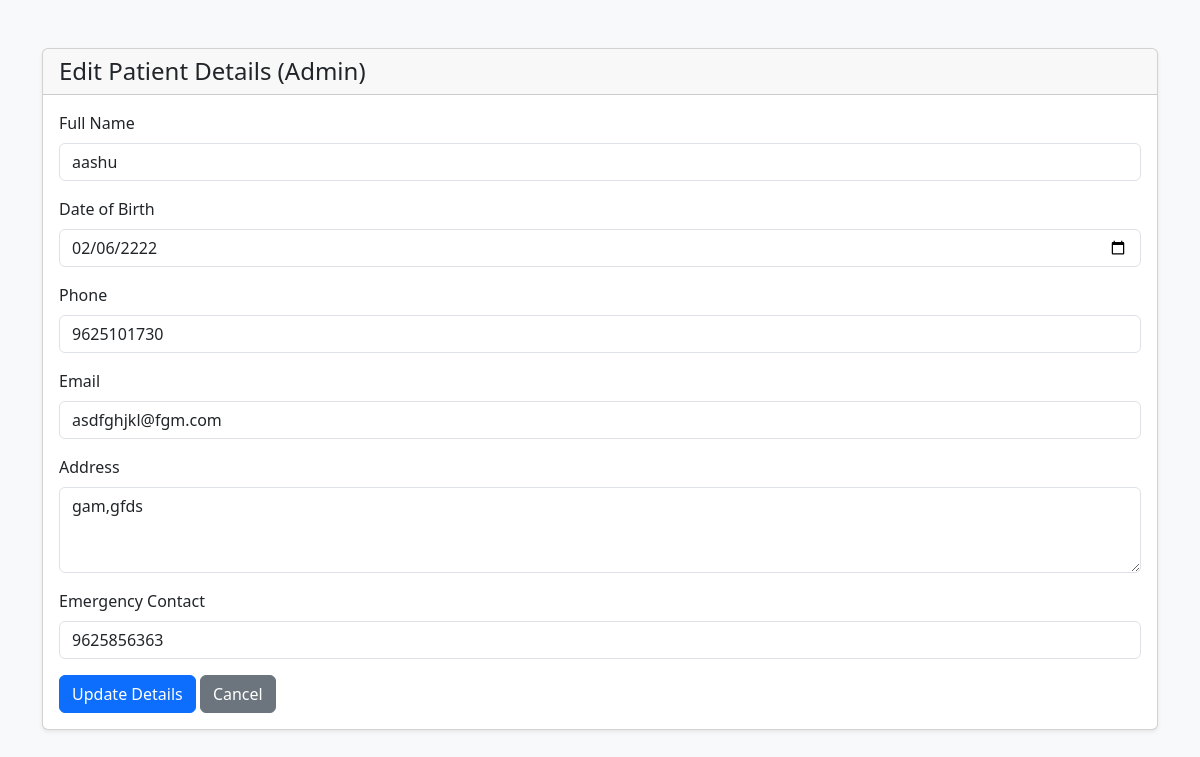
The app's page /admin/edit-patient/lol (signed in) with its own data.
### models/models.py (models this page shows)
class Patient(db.Model):
    id=db.Column(db.Integer(),primary_key=True)
    userid = db.Column(db.Integer(),nullable=False)
    name=db.Column(db.String(50),nullable = False)
    dob = db.Column(db.String(20),nullable = False)
    phone= db.Column(db.Integer(),nullable = False)
    email=db.Column(db.String(50),nullable = False)
    address=db.Column(db.String(200),nullable = False)
    emergencycontact=db.Column(db.String(50),nullable = False)

### controllers/editPateintDetailsByAdmin.py (the view, shortened to what this page needs)
@theeditpatientdetailsByAdmin.route("/admin/edit-patient/<string:username>", methods=['GET','POST'])
def EditPatientDetailsByAdmin(username):
    if('user' in session):
        patientuserid= User.query.filter_by(username=username, role="patient").first().id
        print("Patient username to edit:", patientuserid)
        patient = Patient.query.filter_by(userid=patientuserid).first_or_404()
    return render_template("editPatientDetailsByAdmin.html", patient=patient)

### templates/editPatientDetailsByAdmin.html (shortened to what this page needs)
<!DOCTYPE html>
<html lang="en">
<head>
    <link rel="stylesheet" href="https://cdn.jsdelivr.net/npm/bootstrap@5.3.0/dist/css/bootstrap.min.css">
</head>
<body class="bg-light">
<div class="container mt-5">
    <div class="card shadow-sm">
        <div class="card-header">
            <h4 class="mb-0">Edit Patient Details (Admin)</h4>
        </div>
        <div class="card-body">
            <form method="POST">
                <div class="mb-3">
                    <label class="form-label">Full Name</label>
                    <input type="text" name="name" class="form-control"
                           value="{{ patient.name }}" required>
                </div>
                <div class="mb-3">
                    <label class="form-label">Date of Birth</label>
                    <input type="date" name="dob" class="form-control"
                           value="{{ patient.dob }}" required>
                </div>
                <div class="mb-3">
                    <label class="form-label">Phone</label>
                    <input type="text" name="phone" class="form-control"
                           value="{{ patient.phone }}" required>
                </div>
                <div class="mb-3">
                    <label class="form-label">Email</label>
                    <input type="email" name="email" class="form-control"
                           value="{{ patient.email }}" required>
                </div>
                <div class="mb-3">
                    <label class="form-label">Address</label>
                    <textarea name="address" class="form-control" rows="3" required>{{ patient.address }}</textarea>
                </div>
                <div class="mb-3">
                    <label class="form-label">Emergency Contact</label>
                    <input type="text" name="emergencycontact" class="form-control"
                           value="{{ patient.emergencycontact }}" required>
                </div>
                <button type="submit" class="btn btn-primary">Update Details</button>
                <a href="/dashboard/admin" class="btn btn-secondary">Cancel</a>
            </form>
        </div>
    </div>
</div>
</body>
</html>

### records on screen
Patient: name "aashu", dob "02/06/2222", phone "9625101730", email "asdfghjkl@fgm.com", address "gam,gfds", emergencycontact "9625856363"
